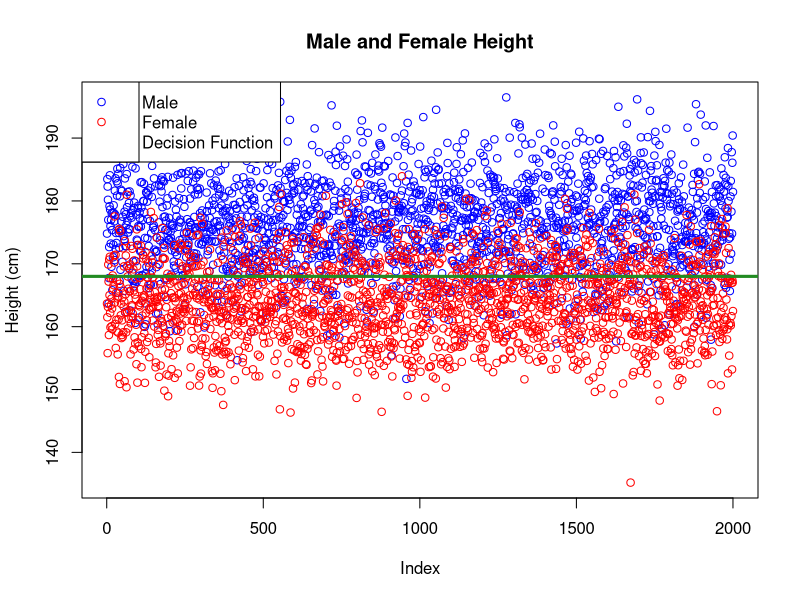
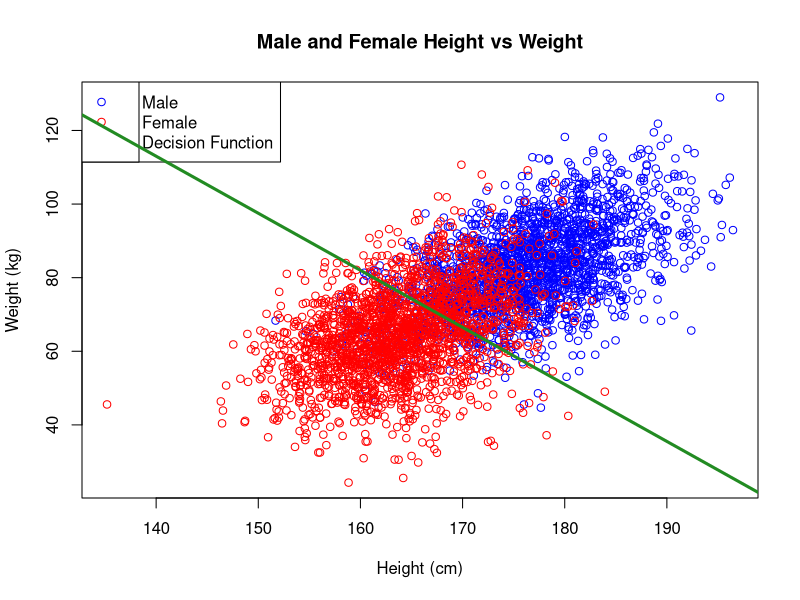

Generate these figures, in order, with R:
# Project 1
# Keith Herbert


# Generate data for heights and weights of 2000 males and 2000 females
###############################################################################
# Mean and standard deviation for male and female heights are from:
#   http://biology.stackexchange.com/questions/9730/what-is-the-standard-deviation-of-adult-human-heights-within-sexes 
male.height <- rnorm( 2000, mean=176.3, sd=7)
female.height <- rnorm( 2000, mean=163.7, sd=6)

# Weights calculated by reversing from height and normally distributed BMI
# Weight = (Height / 100)^2 * BMI
# Mean and standard deviation for male and female BMI are from:
#   http://www.ncbi.nlm.nih.gov/pubmed/23675464
male.weight <- (male.height/100)^2 * rnorm( 2000, mean=26.6, sd=3.31)
female.weight <- (female.height/100)^2 * rnorm( 2000, mean=24.0, sd=4.18)

# Build a dataframe to make statistical tests later easier
sex     <- c(rep('m', 2000), rep('f', 2000))
height  <- c(male.height, female.height)
weight  <- c(male.weight, female.weight)
population <- data.frame(sex, height, weight)


###############################################################################
# A. Heights only

# Plot the male and female heights
pdf(file='heights.pdf')
plot( male.height,
    ylim = range(male.height, female.height),
    col = 'blue',
    ylab = 'Height (cm)' )
title('Male and Female Height')
points( female.height, col = 'red' )
# Draw the legend
legend( x='topleft', 
        legend=c('Male', 'Female', 'Decision Function'),
        lty=1, lwd=3, 
        bg='white',
        col=c('white', 'white','forestgreen'))
legend( x='topleft', 
        legend=c('', '', ''), 
        text.col=NA,
        pch=1,
        lty=c(0,0,1),
        col=c('blue','red', NA))


# Plot the linear separator/decision function
# Equation for decision function: height = 168
# Weights: height = 1, bias = -168
h.bias <- -168 
abline( h = -1*h.bias, col = 'forestgreen', lwd = 3)        
        
        
# save plot to file
# dev.print(png, 'heights.png')
dev.off()

###### Statistics for Heights Only (h)
# True positive
h.tpos <- population[with(population, sex == 'm' & height + h.bias >= 0), ]
h.tpos.r <- nrow(h.tpos) / nrow(population)

# True Negative
h.tneg <- population[with(population, sex == 'f' & height + h.bias < 0), ]
h.tneg.r <- nrow(h.tneg) / nrow(population)

# False positive
h.fpos <- population[with(population, sex == 'f' & height + h.bias >= 0), ] 
h.fpos.r <- nrow(h.fpos) / nrow(population)

# False negative
h.fneg <- population[with(population, sex == 'm' & height + h.bias < 0), ]
h.fneg.r <- nrow(h.fneg) / nrow(population) 

# Accuracy = (True Positive + True Negative) / Population Size
h.acc <- (nrow(h.tpos) + nrow(h.tneg)) / nrow(population) 

# Error
h.err <- 1 - h.acc


    
###############################################################################    
# B. Heights and Weights

# Plot the male and female heights and weights
pdf(file='heightsweights.pdf')
plot(male.height, male.weight, 
    col='blue', 
    xlab='Height (cm)', ylab='Weight (kg)',
    xlim=range(male.height, female.height),
    ylim=range(male.weight, female.weight)
)
points(female.height, female.weight, col='red')
title('Male and Female Height vs Weight')

# Draw the legend (annoyingly difficult)
legend( x='topleft', 
        legend=c('Male', 'Female', 'Decision Function'),
        lty=1, lwd=3, 
        bg='white',
        col=c('white', 'white','forestgreen'))
legend( x='topleft', 
        legend=c('', '', ''), 
        text.col=NA,
        pch=1,
        lty=c(0,0,1),
        col=c('blue','red', NA))




# Plot the linear separator/decision function
abline(330, -1.55, col = 'forestgreen', lwd = 3)

# Save plot to file
# dev.print(png, 'heightsweights.png')
dev.off()

# Equation for decision function:   y = -1.55x + 330
#                                   weight = -1.55*height + 330
# Weights:  ax + by + c = 0
#          -1.55x - y + 330 = 0
#           1.55x + y - 330 = 0
#           1.55(height) + weight - 330 = 0

###### Statistics for Heights and Weights (hw)
# Descision function
hw.df <- function (height, weight) {
            return (1.55*height + weight - 330)
            }

# True Positive & Ratio
hw.tpos <- population[with(population, sex == 'm' & hw.df(height, weight) >= 0),]
hw.tpos.r <- nrow(hw.tpos) / nrow(population)


# True Negative & Ratio
hw.tneg <- population[with(population, sex == 'f' & hw.df(height, weight) < 0),]
hw.tneg.r <- nrow(hw.tneg) / nrow(population)

# False Positive & Ratio
hw.fpos <- population[with(population, sex == 'f' & hw.df(height, weight) >= 0),]
hw.fpos.r <- nrow(hw.fpos) / nrow(population)


# False Negative & Ratio
hw.fneg <- population[with(population, sex == 'm' & hw.df(height, weight) < 0),] 
hw.fneg.r <- nrow(hw.fneg) / nrow(population)

# Accuracy = True positive ratio + True negative ratio
hw.acc <- hw.tpos.r + hw.tneg.r 

# Error = False negative ratio + False positive ratio = 1 - Accuracy
hw.err <- 1 - hw.acc

###############################################################################

# Print results as a table

stats <- matrix(
            c(  h.err,      hw.err,
                h.acc,      hw.acc, 
                h.tpos.r,   hw.tpos.r,
                h.tneg.r,   hw.tneg.r,
                h.fpos.r,   hw.fpos.r,
                h.fneg.r,   hw.fneg.r   ), 
            ncol=2, byrow=TRUE)

colnames(stats) <- c('Height', 'Height & Weight')
rownames(stats) <- c('Error', 'Accuracy', 
                     'True Positive', 'True Negative',
                     'False Positive', 'False Negative')
                     
stats <- as.table(stats)
stats
